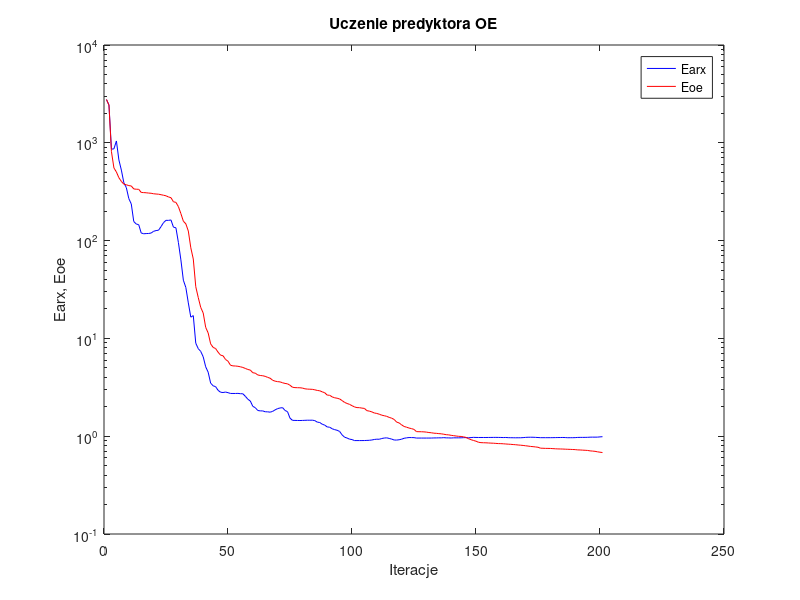
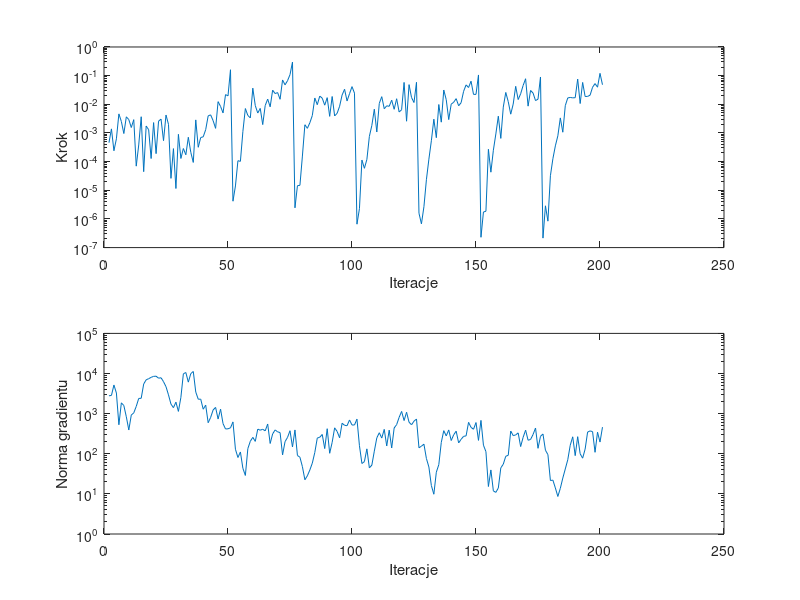

MATLAB code to generate these figures, in order:
%uczenie predyktora oe
clear all;
n=0; farx(n+1)=2.766064e+003; foe(n+1)=2.773831e+003; wspucz(n+1)=0.000000e+000; ng(n+1)=0.000000e+000;
%odnowa zmiennej metryki
n=1; farx(n+1)=2.435887e+003; foe(n+1)=2.428492e+003; krok(n+1)=4.576195e-004; ng(n+1)=2.782176e+003;
n=2; farx(n+1)=8.606244e+002; foe(n+1)=8.115423e+002; krok(n+1)=1.387045e-003; ng(n+1)=2.846284e+003;
n=3; farx(n+1)=8.680269e+002; foe(n+1)=5.534002e+002; krok(n+1)=2.392220e-004; ng(n+1)=5.171290e+003;
n=4; farx(n+1)=1.044247e+003; foe(n+1)=5.029908e+002; krok(n+1)=6.254538e-004; ng(n+1)=3.262870e+003;
n=5; farx(n+1)=6.684395e+002; foe(n+1)=4.395018e+002; krok(n+1)=4.633998e-003; ng(n+1)=5.282597e+002;
n=6; farx(n+1)=5.260125e+002; foe(n+1)=4.028954e+002; krok(n+1)=2.508581e-003; ng(n+1)=1.857554e+003;
n=7; farx(n+1)=3.907915e+002; foe(n+1)=3.779326e+002; krok(n+1)=9.546530e-004; ng(n+1)=1.590613e+003;
n=8; farx(n+1)=3.484087e+002; foe(n+1)=3.722758e+002; krok(n+1)=3.657312e-003; ng(n+1)=8.351238e+002;
n=9; farx(n+1)=2.691389e+002; foe(n+1)=3.651231e+002; krok(n+1)=2.929274e-003; ng(n+1)=3.911185e+002;
n=10; farx(n+1)=2.368054e+002; foe(n+1)=3.619317e+002; krok(n+1)=1.548092e-003; ng(n+1)=9.215429e+002;
n=11; farx(n+1)=1.567100e+002; foe(n+1)=3.376074e+002; krok(n+1)=2.914669e-003; ng(n+1)=1.046031e+003;
n=12; farx(n+1)=1.477810e+002; foe(n+1)=3.352030e+002; krok(n+1)=6.952670e-005; ng(n+1)=1.513007e+003;
n=13; farx(n+1)=1.454098e+002; foe(n+1)=3.345890e+002; krok(n+1)=3.812452e-004; ng(n+1)=2.392139e+003;
n=14; farx(n+1)=1.197074e+002; foe(n+1)=3.108931e+002; krok(n+1)=3.683227e-003; ng(n+1)=2.413086e+003;
n=15; farx(n+1)=1.174324e+002; foe(n+1)=3.095939e+002; krok(n+1)=4.461789e-005; ng(n+1)=5.466658e+003;
n=16; farx(n+1)=1.180356e+002; foe(n+1)=3.084761e+002; krok(n+1)=1.742611e-003; ng(n+1)=6.980829e+003;
n=17; farx(n+1)=1.182656e+002; foe(n+1)=3.062204e+002; krok(n+1)=1.303603e-003; ng(n+1)=7.421448e+003;
n=18; farx(n+1)=1.195033e+002; foe(n+1)=3.048148e+002; krok(n+1)=1.281635e-004; ng(n+1)=8.027258e+003;
n=19; farx(n+1)=1.244675e+002; foe(n+1)=3.012443e+002; krok(n+1)=2.300371e-003; ng(n+1)=8.490863e+003;
n=20; farx(n+1)=1.266691e+002; foe(n+1)=2.995402e+002; krok(n+1)=1.897731e-004; ng(n+1)=8.574407e+003;
n=21; farx(n+1)=1.277386e+002; foe(n+1)=2.980893e+002; krok(n+1)=2.586254e-003; ng(n+1)=7.645587e+003;
n=22; farx(n+1)=1.390776e+002; foe(n+1)=2.946946e+002; krok(n+1)=3.036370e-003; ng(n+1)=7.844296e+003;
n=23; farx(n+1)=1.526683e+002; foe(n+1)=2.909069e+002; krok(n+1)=5.391128e-004; ng(n+1)=6.257171e+003;
n=24; farx(n+1)=1.612041e+002; foe(n+1)=2.870842e+002; krok(n+1)=4.221744e-003; ng(n+1)=4.694119e+003;
n=25; farx(n+1)=1.609673e+002; foe(n+1)=2.795308e+002; krok(n+1)=2.004465e-003; ng(n+1)=2.936168e+003;
%odnowa zmiennej metryki
n=26; farx(n+1)=1.626238e+002; foe(n+1)=2.747131e+002; krok(n+1)=2.605170e-005; ng(n+1)=1.727922e+003;
n=27; farx(n+1)=1.372553e+002; foe(n+1)=2.494353e+002; krok(n+1)=2.844031e-004; ng(n+1)=1.409850e+003;
n=28; farx(n+1)=1.351015e+002; foe(n+1)=2.459450e+002; krok(n+1)=1.153689e-005; ng(n+1)=1.935229e+003;
n=29; farx(n+1)=9.561490e+001; foe(n+1)=2.225651e+002; krok(n+1)=8.965333e-004; ng(n+1)=1.137084e+003;
n=30; farx(n+1)=6.352439e+001; foe(n+1)=1.888859e+002; krok(n+1)=1.287051e-004; ng(n+1)=2.542101e+003;
n=31; farx(n+1)=3.936641e+001; foe(n+1)=1.579214e+002; krok(n+1)=2.867210e-004; ng(n+1)=9.832575e+003;
n=32; farx(n+1)=3.313904e+001; foe(n+1)=1.484417e+002; krok(n+1)=1.733806e-004; ng(n+1)=1.059219e+004;
n=33; farx(n+1)=2.307247e+001; foe(n+1)=1.252045e+002; krok(n+1)=7.078508e-004; ng(n+1)=6.098655e+003;
n=34; farx(n+1)=1.649228e+001; foe(n+1)=8.442605e+001; krok(n+1)=2.108866e-004; ng(n+1)=9.953969e+003;
n=35; farx(n+1)=1.709491e+001; foe(n+1)=6.480177e+001; krok(n+1)=9.371042e-005; ng(n+1)=1.122900e+004;
n=36; farx(n+1)=8.927120e+000; foe(n+1)=3.377585e+001; krok(n+1)=2.855545e-003; ng(n+1)=3.451045e+003;
n=37; farx(n+1)=7.860022e+000; foe(n+1)=2.620193e+001; krok(n+1)=3.164277e-004; ng(n+1)=2.288088e+003;
n=38; farx(n+1)=7.360307e+000; foe(n+1)=2.073951e+001; krok(n+1)=6.946998e-004; ng(n+1)=2.293462e+003;
n=39; farx(n+1)=6.486703e+000; foe(n+1)=1.818487e+001; krok(n+1)=7.323184e-004; ng(n+1)=1.289634e+003;
n=40; farx(n+1)=5.125718e+000; foe(n+1)=1.296950e+001; krok(n+1)=1.300172e-003; ng(n+1)=1.628318e+003;
n=41; farx(n+1)=4.513171e+000; foe(n+1)=1.136887e+001; krok(n+1)=3.941672e-003; ng(n+1)=5.939924e+002;
n=42; farx(n+1)=3.488773e+000; foe(n+1)=8.792704e+000; krok(n+1)=4.282689e-003; ng(n+1)=8.071967e+002;
n=43; farx(n+1)=3.275474e+000; foe(n+1)=8.091377e+000; krok(n+1)=2.684169e-003; ng(n+1)=1.233123e+003;
n=44; farx(n+1)=3.212527e+000; foe(n+1)=7.878271e+000; krok(n+1)=1.448033e-003; ng(n+1)=1.429841e+003;
n=45; farx(n+1)=2.944215e+000; foe(n+1)=7.224673e+000; krok(n+1)=1.238474e-002; ng(n+1)=7.336998e+002;
n=46; farx(n+1)=2.816792e+000; foe(n+1)=6.741360e+000; krok(n+1)=8.426649e-003; ng(n+1)=1.292191e+003;
n=47; farx(n+1)=2.795814e+000; foe(n+1)=6.644408e+000; krok(n+1)=5.003630e-003; ng(n+1)=5.630242e+002;
n=48; farx(n+1)=2.828206e+000; foe(n+1)=6.095024e+000; krok(n+1)=2.178313e-002; ng(n+1)=4.148001e+002;
n=49; farx(n+1)=2.787721e+000; foe(n+1)=5.845222e+000; krok(n+1)=1.970594e-002; ng(n+1)=4.189884e+002;
n=50; farx(n+1)=2.736527e+000; foe(n+1)=5.317423e+000; krok(n+1)=1.607119e-001; ng(n+1)=4.429184e+002;
%odnowa zmiennej metryki
n=51; farx(n+1)=2.734703e+000; foe(n+1)=5.234667e+000; krok(n+1)=4.159407e-006; ng(n+1)=6.218573e+002;
n=52; farx(n+1)=2.734628e+000; foe(n+1)=5.223037e+000; krok(n+1)=1.416371e-005; ng(n+1)=1.293158e+002;
n=53; farx(n+1)=2.741204e+000; foe(n+1)=5.185849e+000; krok(n+1)=1.075741e-004; ng(n+1)=8.072216e+001;
n=54; farx(n+1)=2.720424e+000; foe(n+1)=5.126424e+000; krok(n+1)=1.022356e-004; ng(n+1)=1.108423e+002;
n=55; farx(n+1)=2.715729e+000; foe(n+1)=5.045774e+000; krok(n+1)=1.127039e-003; ng(n+1)=4.341408e+001;
n=56; farx(n+1)=2.556852e+000; foe(n+1)=4.929634e+000; krok(n+1)=7.119007e-003; ng(n+1)=2.879818e+001;
n=57; farx(n+1)=2.389452e+000; foe(n+1)=4.811191e+000; krok(n+1)=4.077649e-003; ng(n+1)=1.345131e+002;
n=58; farx(n+1)=2.288496e+000; foe(n+1)=4.743721e+000; krok(n+1)=3.350038e-003; ng(n+1)=2.050152e+002;
n=59; farx(n+1)=2.020675e+000; foe(n+1)=4.458632e+000; krok(n+1)=3.660091e-002; ng(n+1)=2.566410e+002;
n=60; farx(n+1)=1.957065e+000; foe(n+1)=4.409790e+000; krok(n+1)=9.005086e-003; ng(n+1)=2.036309e+002;
n=61; farx(n+1)=1.831907e+000; foe(n+1)=4.229847e+000; krok(n+1)=4.957342e-003; ng(n+1)=4.111058e+002;
n=62; farx(n+1)=1.815298e+000; foe(n+1)=4.176691e+000; krok(n+1)=7.191676e-003; ng(n+1)=3.863444e+002;
n=63; farx(n+1)=1.814614e+000; foe(n+1)=4.152318e+000; krok(n+1)=1.959374e-003; ng(n+1)=4.087765e+002;
n=64; farx(n+1)=1.777533e+000; foe(n+1)=4.091240e+000; krok(n+1)=9.079033e-003; ng(n+1)=3.722250e+002;
n=65; farx(n+1)=1.775501e+000; foe(n+1)=3.995721e+000; krok(n+1)=1.517095e-002; ng(n+1)=5.510074e+002;
n=66; farx(n+1)=1.760322e+000; foe(n+1)=3.915986e+000; krok(n+1)=8.161186e-003; ng(n+1)=1.803749e+002;
n=67; farx(n+1)=1.794005e+000; foe(n+1)=3.732017e+000; krok(n+1)=3.119818e-002; ng(n+1)=3.125231e+002;
n=68; farx(n+1)=1.859262e+000; foe(n+1)=3.655156e+000; krok(n+1)=2.366103e-002; ng(n+1)=3.924920e+002;
n=69; farx(n+1)=1.914914e+000; foe(n+1)=3.612404e+000; krok(n+1)=2.567947e-002; ng(n+1)=3.524377e+002;
n=70; farx(n+1)=1.943717e+000; foe(n+1)=3.592308e+000; krok(n+1)=1.495979e-002; ng(n+1)=3.367433e+002;
n=71; farx(n+1)=1.958479e+000; foe(n+1)=3.517879e+000; krok(n+1)=7.071636e-002; ng(n+1)=9.374141e+001;
n=72; farx(n+1)=1.833327e+000; foe(n+1)=3.464134e+000; krok(n+1)=4.781642e-002; ng(n+1)=2.006012e+002;
n=73; farx(n+1)=1.781790e+000; foe(n+1)=3.431393e+000; krok(n+1)=6.659479e-002; ng(n+1)=2.556712e+002;
n=74; farx(n+1)=1.529124e+000; foe(n+1)=3.318639e+000; krok(n+1)=1.084302e-001; ng(n+1)=3.752663e+002;
n=75; farx(n+1)=1.452532e+000; foe(n+1)=3.166642e+000; krok(n+1)=2.974827e-001; ng(n+1)=1.476050e+002;
%odnowa zmiennej metryki
n=76; farx(n+1)=1.450151e+000; foe(n+1)=3.139113e+000; krok(n+1)=2.441629e-006; ng(n+1)=3.925288e+002;
n=77; farx(n+1)=1.448020e+000; foe(n+1)=3.132335e+000; krok(n+1)=1.444886e-005; ng(n+1)=9.058870e+001;
n=78; farx(n+1)=1.446768e+000; foe(n+1)=3.128454e+000; krok(n+1)=1.489745e-005; ng(n+1)=8.192034e+001;
n=79; farx(n+1)=1.449286e+000; foe(n+1)=3.106577e+000; krok(n+1)=1.563635e-004; ng(n+1)=4.772591e+001;
n=80; farx(n+1)=1.453332e+000; foe(n+1)=3.053303e+000; krok(n+1)=1.935208e-003; ng(n+1)=2.248688e+001;
n=81; farx(n+1)=1.457334e+000; foe(n+1)=3.031478e+000; krok(n+1)=1.450408e-003; ng(n+1)=2.823245e+001;
n=82; farx(n+1)=1.456434e+000; foe(n+1)=3.023178e+000; krok(n+1)=2.269576e-003; ng(n+1)=3.945834e+001;
n=83; farx(n+1)=1.458487e+000; foe(n+1)=3.014503e+000; krok(n+1)=4.065324e-003; ng(n+1)=5.849374e+001;
n=84; farx(n+1)=1.443370e+000; foe(n+1)=2.981072e+000; krok(n+1)=1.661484e-002; ng(n+1)=1.078611e+002;
n=85; farx(n+1)=1.393328e+000; foe(n+1)=2.937397e+000; krok(n+1)=9.683310e-003; ng(n+1)=2.462430e+002;
n=86; farx(n+1)=1.380541e+000; foe(n+1)=2.913635e+000; krok(n+1)=1.935565e-002; ng(n+1)=2.581871e+002;
n=87; farx(n+1)=1.325747e+000; foe(n+1)=2.841296e+000; krok(n+1)=1.634950e-002; ng(n+1)=3.024270e+002;
n=88; farx(n+1)=1.298087e+000; foe(n+1)=2.783643e+000; krok(n+1)=9.326355e-003; ng(n+1)=1.346573e+002;
n=89; farx(n+1)=1.243564e+000; foe(n+1)=2.631465e+000; krok(n+1)=1.706649e-002; ng(n+1)=4.210396e+002;
n=90; farx(n+1)=1.236065e+000; foe(n+1)=2.621349e+000; krok(n+1)=3.792794e-003; ng(n+1)=1.027392e+002;
n=91; farx(n+1)=1.191517e+000; foe(n+1)=2.524281e+000; krok(n+1)=1.871346e-002; ng(n+1)=1.925386e+002;
n=92; farx(n+1)=1.167575e+000; foe(n+1)=2.471335e+000; krok(n+1)=3.923977e-003; ng(n+1)=4.428300e+002;
n=93; farx(n+1)=1.149866e+000; foe(n+1)=2.445787e+000; krok(n+1)=4.849441e-003; ng(n+1)=3.594815e+002;
n=94; farx(n+1)=1.118582e+000; foe(n+1)=2.404363e+000; krok(n+1)=8.533243e-003; ng(n+1)=2.500976e+002;
n=95; farx(n+1)=1.032413e+000; foe(n+1)=2.314324e+000; krok(n+1)=2.096657e-002; ng(n+1)=5.756526e+002;
n=96; farx(n+1)=9.766294e-001; foe(n+1)=2.217065e+000; krok(n+1)=3.347423e-002; ng(n+1)=5.125145e+002;
n=97; farx(n+1)=9.582015e-001; foe(n+1)=2.161695e+000; krok(n+1)=1.305012e-002; ng(n+1)=4.997584e+002;
n=98; farx(n+1)=9.330649e-001; foe(n+1)=2.116369e+000; krok(n+1)=2.340953e-002; ng(n+1)=6.952446e+002;
n=99; farx(n+1)=9.240340e-001; foe(n+1)=2.051893e+000; krok(n+1)=4.138006e-002; ng(n+1)=5.209725e+002;
n=100; farx(n+1)=9.021738e-001; foe(n+1)=1.992836e+000; krok(n+1)=2.452306e-002; ng(n+1)=5.213761e+002;
%odnowa zmiennej metryki
n=101; farx(n+1)=9.021648e-001; foe(n+1)=1.960733e+000; krok(n+1)=6.563331e-007; ng(n+1)=7.305564e+002;
n=102; farx(n+1)=9.020567e-001; foe(n+1)=1.958408e+000; krok(n+1)=2.281387e-006; ng(n+1)=1.589077e+002;
n=103; farx(n+1)=9.023359e-001; foe(n+1)=1.936902e+000; krok(n+1)=1.133097e-004; ng(n+1)=5.718681e+001;
n=104; farx(n+1)=9.029981e-001; foe(n+1)=1.925110e+000; krok(n+1)=5.845176e-005; ng(n+1)=6.371920e+001;
n=105; farx(n+1)=9.058722e-001; foe(n+1)=1.825011e+000; krok(n+1)=1.192523e-004; ng(n+1)=1.324809e+002;
n=106; farx(n+1)=9.082001e-001; foe(n+1)=1.805007e+000; krok(n+1)=7.567049e-004; ng(n+1)=4.449512e+001;
n=107; farx(n+1)=9.149210e-001; foe(n+1)=1.773003e+000; krok(n+1)=1.830478e-003; ng(n+1)=5.204884e+001;
n=108; farx(n+1)=9.258852e-001; foe(n+1)=1.727678e+000; krok(n+1)=6.746361e-003; ng(n+1)=1.164058e+002;
n=109; farx(n+1)=9.323624e-001; foe(n+1)=1.708885e+000; krok(n+1)=1.080996e-003; ng(n+1)=2.487266e+002;
n=110; farx(n+1)=9.304943e-001; foe(n+1)=1.677900e+000; krok(n+1)=1.078150e-002; ng(n+1)=3.341552e+002;
n=111; farx(n+1)=9.472045e-001; foe(n+1)=1.640057e+000; krok(n+1)=1.848181e-002; ng(n+1)=2.461517e+002;
n=112; farx(n+1)=9.578466e-001; foe(n+1)=1.619666e+000; krok(n+1)=7.007869e-003; ng(n+1)=4.056262e+002;
n=113; farx(n+1)=9.623569e-001; foe(n+1)=1.596065e+000; krok(n+1)=8.855578e-003; ng(n+1)=1.562790e+002;
n=114; farx(n+1)=9.486707e-001; foe(n+1)=1.557129e+000; krok(n+1)=8.510569e-003; ng(n+1)=3.884093e+002;
n=115; farx(n+1)=9.341508e-001; foe(n+1)=1.528397e+000; krok(n+1)=1.394132e-002; ng(n+1)=1.393053e+002;
n=116; farx(n+1)=9.141154e-001; foe(n+1)=1.483779e+000; krok(n+1)=6.700076e-003; ng(n+1)=4.389051e+002;
n=117; farx(n+1)=9.132704e-001; foe(n+1)=1.393653e+000; krok(n+1)=1.564440e-002; ng(n+1)=5.325920e+002;
n=118; farx(n+1)=9.198021e-001; foe(n+1)=1.366718e+000; krok(n+1)=5.402185e-003; ng(n+1)=8.063943e+002;
n=119; farx(n+1)=9.320456e-001; foe(n+1)=1.306473e+000; krok(n+1)=6.450159e-003; ng(n+1)=1.135861e+003;
n=120; farx(n+1)=9.523667e-001; foe(n+1)=1.258133e+000; krok(n+1)=5.801457e-002; ng(n+1)=6.723466e+002;
n=121; farx(n+1)=9.621391e-001; foe(n+1)=1.235837e+000; krok(n+1)=2.569527e-003; ng(n+1)=1.083314e+003;
n=122; farx(n+1)=9.688500e-001; foe(n+1)=1.211735e+000; krok(n+1)=4.857442e-002; ng(n+1)=6.113811e+002;
n=123; farx(n+1)=9.683123e-001; foe(n+1)=1.195429e+000; krok(n+1)=1.726361e-002; ng(n+1)=5.276857e+002;
n=124; farx(n+1)=9.667692e-001; foe(n+1)=1.173655e+000; krok(n+1)=1.153579e-002; ng(n+1)=6.496007e+002;
n=125; farx(n+1)=9.572455e-001; foe(n+1)=1.113720e+000; krok(n+1)=5.857529e-002; ng(n+1)=7.347245e+002;
%odnowa zmiennej metryki
n=126; farx(n+1)=9.572340e-001; foe(n+1)=1.111737e+000; krok(n+1)=1.587161e-006; ng(n+1)=1.409051e+002;
n=127; farx(n+1)=9.572096e-001; foe(n+1)=1.110823e+000; krok(n+1)=6.745688e-007; ng(n+1)=1.546275e+002;
n=128; farx(n+1)=9.570648e-001; foe(n+1)=1.107575e+000; krok(n+1)=2.669404e-006; ng(n+1)=1.733896e+002;
n=129; farx(n+1)=9.570958e-001; foe(n+1)=1.101189e+000; krok(n+1)=2.336289e-005; ng(n+1)=7.626140e+001;
n=130; farx(n+1)=9.573861e-001; foe(n+1)=1.090408e+000; krok(n+1)=1.215757e-004; ng(n+1)=4.669737e+001;
n=131; farx(n+1)=9.574044e-001; foe(n+1)=1.084534e+000; krok(n+1)=5.353361e-004; ng(n+1)=1.611748e+001;
n=132; farx(n+1)=9.601549e-001; foe(n+1)=1.073470e+000; krok(n+1)=3.021288e-003; ng(n+1)=9.802884e+000;
n=133; farx(n+1)=9.603711e-001; foe(n+1)=1.069974e+000; krok(n+1)=6.847610e-004; ng(n+1)=3.470645e+001;
n=134; farx(n+1)=9.625775e-001; foe(n+1)=1.062755e+000; krok(n+1)=9.824309e-003; ng(n+1)=5.350196e+001;
n=135; farx(n+1)=9.617866e-001; foe(n+1)=1.058058e+000; krok(n+1)=2.380740e-003; ng(n+1)=1.917523e+002;
n=136; farx(n+1)=9.668756e-001; foe(n+1)=1.047334e+000; krok(n+1)=3.153338e-002; ng(n+1)=3.766197e+002;
n=137; farx(n+1)=9.616072e-001; foe(n+1)=1.036262e+000; krok(n+1)=1.450364e-002; ng(n+1)=2.787764e+002;
n=138; farx(n+1)=9.611210e-001; foe(n+1)=1.031797e+000; krok(n+1)=2.926191e-003; ng(n+1)=3.925758e+002;
n=139; farx(n+1)=9.581613e-001; foe(n+1)=1.020427e+000; krok(n+1)=1.012183e-002; ng(n+1)=2.137957e+002;
n=140; farx(n+1)=9.629051e-001; foe(n+1)=1.012599e+000; krok(n+1)=1.175883e-002; ng(n+1)=2.962866e+002;
n=141; farx(n+1)=9.621830e-001; foe(n+1)=1.004508e+000; krok(n+1)=1.575380e-002; ng(n+1)=3.660655e+002;
n=142; farx(n+1)=9.624392e-001; foe(n+1)=9.969883e-001; krok(n+1)=8.875371e-003; ng(n+1)=1.865526e+002;
n=143; farx(n+1)=9.630440e-001; foe(n+1)=9.944521e-001; krok(n+1)=1.142218e-002; ng(n+1)=2.292603e+002;
n=144; farx(n+1)=9.667190e-001; foe(n+1)=9.842306e-001; krok(n+1)=2.835564e-002; ng(n+1)=2.718764e+002;
n=145; farx(n+1)=9.670379e-001; foe(n+1)=9.715340e-001; krok(n+1)=4.756755e-002; ng(n+1)=2.788215e+002;
n=146; farx(n+1)=9.639257e-001; foe(n+1)=9.428309e-001; krok(n+1)=3.854743e-002; ng(n+1)=6.068435e+002;
n=147; farx(n+1)=9.684412e-001; foe(n+1)=9.213877e-001; krok(n+1)=6.402713e-002; ng(n+1)=4.541624e+002;
n=148; farx(n+1)=9.731229e-001; foe(n+1)=9.040809e-001; krok(n+1)=2.219272e-002; ng(n+1)=4.082672e+002;
n=149; farx(n+1)=9.711911e-001; foe(n+1)=8.889105e-001; krok(n+1)=2.223039e-002; ng(n+1)=5.996439e+002;
n=150; farx(n+1)=9.702708e-001; foe(n+1)=8.670613e-001; krok(n+1)=1.057059e-001; ng(n+1)=2.154599e+002;
%odnowa zmiennej metryki
n=151; farx(n+1)=9.702102e-001; foe(n+1)=8.593948e-001; krok(n+1)=2.291918e-007; ng(n+1)=6.790948e+002;
n=152; farx(n+1)=9.701560e-001; foe(n+1)=8.573572e-001; krok(n+1)=1.746641e-006; ng(n+1)=1.636016e+002;
n=153; farx(n+1)=9.700947e-001; foe(n+1)=8.558820e-001; krok(n+1)=1.856604e-006; ng(n+1)=1.129840e+002;
n=154; farx(n+1)=9.708124e-001; foe(n+1)=8.528887e-001; krok(n+1)=2.695564e-004; ng(n+1)=1.525534e+001;
n=155; farx(n+1)=9.715223e-001; foe(n+1)=8.497818e-001; krok(n+1)=4.279756e-005; ng(n+1)=3.952032e+001;
n=156; farx(n+1)=9.721125e-001; foe(n+1)=8.480796e-001; krok(n+1)=2.494331e-004; ng(n+1)=1.187082e+001;
n=157; farx(n+1)=9.726040e-001; foe(n+1)=8.440937e-001; krok(n+1)=9.232346e-004; ng(n+1)=1.089189e+001;
n=158; farx(n+1)=9.717121e-001; foe(n+1)=8.407102e-001; krok(n+1)=3.848849e-003; ng(n+1)=1.402048e+001;
n=159; farx(n+1)=9.708223e-001; foe(n+1)=8.394370e-001; krok(n+1)=6.465635e-004; ng(n+1)=4.453192e+001;
n=160; farx(n+1)=9.685258e-001; foe(n+1)=8.366361e-001; krok(n+1)=7.981858e-003; ng(n+1)=5.494916e+001;
n=161; farx(n+1)=9.707778e-001; foe(n+1)=8.326236e-001; krok(n+1)=2.592196e-002; ng(n+1)=8.665977e+001;
n=162; farx(n+1)=9.664026e-001; foe(n+1)=8.290748e-001; krok(n+1)=1.238474e-002; ng(n+1)=9.154569e+001;
n=163; farx(n+1)=9.651464e-001; foe(n+1)=8.259872e-001; krok(n+1)=4.522618e-003; ng(n+1)=3.687625e+002;
n=164; farx(n+1)=9.642056e-001; foe(n+1)=8.217402e-001; krok(n+1)=1.019133e-002; ng(n+1)=2.836063e+002;
n=165; farx(n+1)=9.634330e-001; foe(n+1)=8.181395e-001; krok(n+1)=4.237599e-002; ng(n+1)=2.941097e+002;
n=166; farx(n+1)=9.640190e-001; foe(n+1)=8.130112e-001; krok(n+1)=1.462925e-002; ng(n+1)=3.316185e+002;
n=167; farx(n+1)=9.639273e-001; foe(n+1)=8.090705e-001; krok(n+1)=2.327615e-002; ng(n+1)=1.511221e+002;
n=168; farx(n+1)=9.675312e-001; foe(n+1)=8.044724e-001; krok(n+1)=4.530245e-002; ng(n+1)=2.566364e+002;
n=169; farx(n+1)=9.725531e-001; foe(n+1)=7.983150e-001; krok(n+1)=7.799474e-002; ng(n+1)=3.873325e+002;
n=170; farx(n+1)=9.756009e-001; foe(n+1)=7.927908e-001; krok(n+1)=8.625805e-003; ng(n+1)=2.172896e+002;
n=171; farx(n+1)=9.761171e-001; foe(n+1)=7.859735e-001; krok(n+1)=3.039298e-002; ng(n+1)=2.270844e+002;
n=172; farx(n+1)=9.756895e-001; foe(n+1)=7.818548e-001; krok(n+1)=2.476948e-002; ng(n+1)=3.016741e+002;
n=173; farx(n+1)=9.728130e-001; foe(n+1)=7.766997e-001; krok(n+1)=1.346946e-002; ng(n+1)=4.380415e+002;
n=174; farx(n+1)=9.694288e-001; foe(n+1)=7.707535e-001; krok(n+1)=1.511435e-002; ng(n+1)=1.367578e+002;
n=175; farx(n+1)=9.659149e-001; foe(n+1)=7.543494e-001; krok(n+1)=8.973318e-002; ng(n+1)=2.718768e+002;
%odnowa zmiennej metryki
n=176; farx(n+1)=9.658955e-001; foe(n+1)=7.529985e-001; krok(n+1)=2.143680e-007; ng(n+1)=3.110682e+002;
n=177; farx(n+1)=9.658235e-001; foe(n+1)=7.507458e-001; krok(n+1)=2.871427e-006; ng(n+1)=1.225422e+002;
n=178; farx(n+1)=9.658079e-001; foe(n+1)=7.503938e-001; krok(n+1)=8.368766e-007; ng(n+1)=9.502130e+001;
n=179; farx(n+1)=9.659122e-001; foe(n+1)=7.494916e-001; krok(n+1)=3.217628e-005; ng(n+1)=2.151519e+001;
n=180; farx(n+1)=9.663916e-001; foe(n+1)=7.465981e-001; krok(n+1)=1.258665e-004; ng(n+1)=2.200200e+001;
n=181; farx(n+1)=9.677765e-001; foe(n+1)=7.436130e-001; krok(n+1)=3.550621e-004; ng(n+1)=1.405378e+001;
n=182; farx(n+1)=9.690114e-001; foe(n+1)=7.413735e-001; krok(n+1)=7.937301e-004; ng(n+1)=8.617334e+000;
n=183; farx(n+1)=9.693418e-001; foe(n+1)=7.404564e-001; krok(n+1)=3.350038e-003; ng(n+1)=1.373681e+001;
n=184; farx(n+1)=9.707457e-001; foe(n+1)=7.390334e-001; krok(n+1)=1.061807e-003; ng(n+1)=2.476112e+001;
n=185; farx(n+1)=9.684918e-001; foe(n+1)=7.367723e-001; krok(n+1)=8.966852e-003; ng(n+1)=4.183455e+001;
n=186; farx(n+1)=9.647872e-001; foe(n+1)=7.349599e-001; krok(n+1)=1.669856e-002; ng(n+1)=7.083855e+001;
n=187; farx(n+1)=9.655372e-001; foe(n+1)=7.332645e-001; krok(n+1)=1.734425e-002; ng(n+1)=1.634535e+002;
n=188; farx(n+1)=9.653842e-001; foe(n+1)=7.313564e-001; krok(n+1)=1.680437e-002; ng(n+1)=2.646102e+002;
n=189; farx(n+1)=9.671997e-001; foe(n+1)=7.293078e-001; krok(n+1)=1.698891e-002; ng(n+1)=8.981032e+001;
n=190; farx(n+1)=9.713590e-001; foe(n+1)=7.244632e-001; krok(n+1)=7.572847e-002; ng(n+1)=2.664384e+002;
n=191; farx(n+1)=9.726963e-001; foe(n+1)=7.233015e-001; krok(n+1)=1.064021e-002; ng(n+1)=9.992216e+001;
n=192; farx(n+1)=9.724702e-001; foe(n+1)=7.202543e-001; krok(n+1)=5.793922e-002; ng(n+1)=7.765672e+001;
n=193; farx(n+1)=9.730201e-001; foe(n+1)=7.179490e-001; krok(n+1)=1.875076e-002; ng(n+1)=1.302389e+002;
n=194; farx(n+1)=9.740394e-001; foe(n+1)=7.151415e-001; krok(n+1)=1.883337e-002; ng(n+1)=3.470114e+002;
n=195; farx(n+1)=9.775413e-001; foe(n+1)=7.080923e-001; krok(n+1)=2.083339e-002; ng(n+1)=3.715808e+002;
n=196; farx(n+1)=9.783614e-001; foe(n+1)=7.044582e-001; krok(n+1)=3.929724e-002; ng(n+1)=3.562098e+002;
n=197; farx(n+1)=9.780048e-001; foe(n+1)=7.004240e-001; krok(n+1)=5.286105e-002; ng(n+1)=1.087551e+002;
n=198; farx(n+1)=9.785234e-001; foe(n+1)=6.922796e-001; krok(n+1)=3.955518e-002; ng(n+1)=3.448465e+002;
n=199; farx(n+1)=9.842789e-001; foe(n+1)=6.860571e-001; krok(n+1)=1.202721e-001; ng(n+1)=1.957717e+002;
n=200; farx(n+1)=9.884151e-001; foe(n+1)=6.805943e-001; krok(n+1)=4.821088e-002; ng(n+1)=4.608828e+002;

figure; semilogy(farx,'b'); hold on; semilogy(foe,'r'); xlabel('Iteracje'); ylabel('Earx, Eoe'); legend('Earx','Eoe'); title('Uczenie predyktora OE');
figure; subplot(2,1,1); semilogy(krok); xlabel('Iteracje'); ylabel('Krok');
subplot(2,1,2); semilogy(ng); xlabel('Iteracje'); ylabel('Norma gradientu');
Earx=farx(n+1)
Eoe=foe(n+1)
